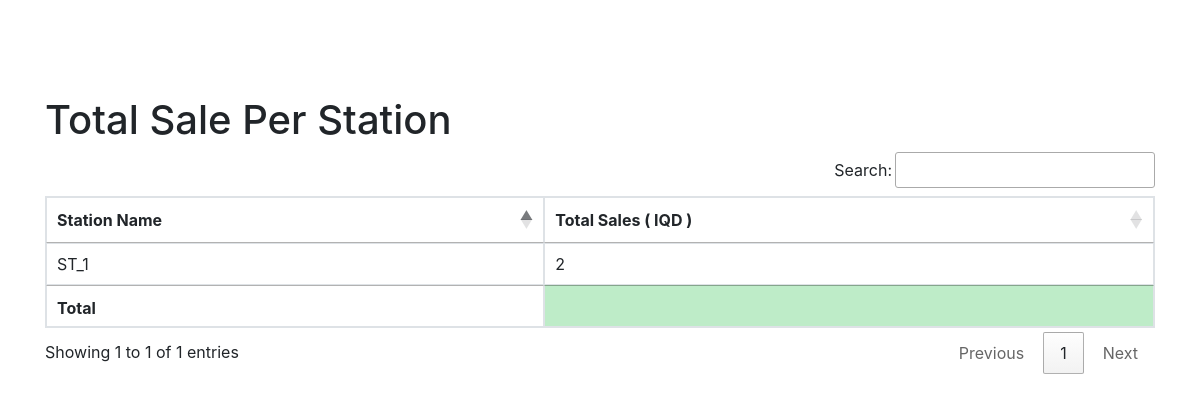
Before: /station-report/ (signed in) with the older database file.
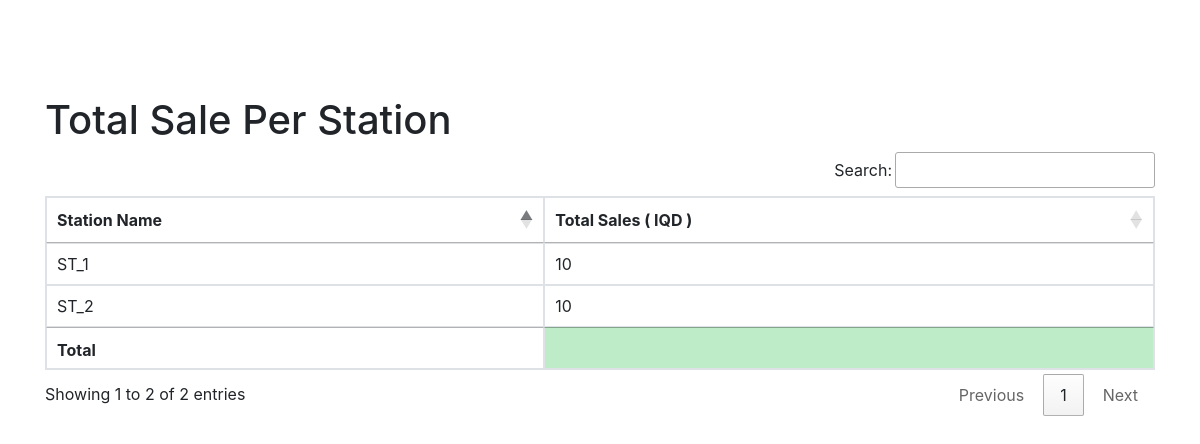
After: the same page with the newer database file.
### station/models.py (models this page shows)
class GasStation(models.Model):
    user = models.ManyToManyField(User)
    station = models.ForeignKey(station, on_delete=models.CASCADE)
    address = models.CharField(max_length=255)
    city = models.CharField(max_length=255)
    state = models.CharField(max_length=2)
    zip_code = models.CharField(max_length=10)
    def __str__(self):
        return str(self.station)
    class Meta:
        verbose_name_plural = 'وێستگەو بەكارهێنەرەكان'

class station(models.Model):
    name = models.CharField(max_length=255)
    def __str__(self):
        return self.name
    class Meta:
        verbose_name_plural = 'وێستگەكان'

### station/views.py (the view)
# urls.py: path('station-report/', station_report, name='station_report'),
@login_required()
def station_report(request):
    if request.user.groups.filter(
            name__in=['Admin', 'Marketing', 'Finance']).exists() or request.user.is_superuser:
        stations = GasStation.objects.all()
        sales = []
        for station in stations:
            station_sales = Sales.objects.filter(gas_station=station)
            total_sales = station_sales.aggregate(total=Sum('total_amount'))['total']
            sales.append({'station': station, 'total_sales': total_sales})
        return render(request, 'station/reports/station_report.html', {'sales': sales})
    else:
        message = "You do not have permission to access this page."
        return render(request, 'station/reports/permission_denied.html', {'message': message})

### station/templates/station/reports/station_report.html (shortened to what this page needs)
{% extends 'station/base.html' %}
{% block content %}
    <h1>Total Sale Per Station</h1>
    <table class="table table-bordered" id="station_sale">
        <thead>
        <tr>
            <th>Station Name</th>
            <th>Total Sales ( IQD )</th>
        </tr>
        </thead>
        <tbody>
        {% for sale in sales %}
            <tr>
                <td>{{ sale.station }}</td>
                <td>{{ sale.total_sales }}</td>
            </tr>
        {% endfor %}
        </tbody>
        <tfoot>
        <th></th>
        <th style="background-color: #beecc8"></th>
        </tfoot>
    </table>
{% endblock %}

Changed rows visible on the page:
computed for GasStation "ST_1": total_sales "2" → "10"
added GasStation: station "ST_2", total_sales "10"
Other visible differences:
text written by a page script: "Search: Showing 1 to 1 of 1 entries Previous 1 Next" → "Search: Showing 1 to 2 of 2 entries Previous 1 Next"
